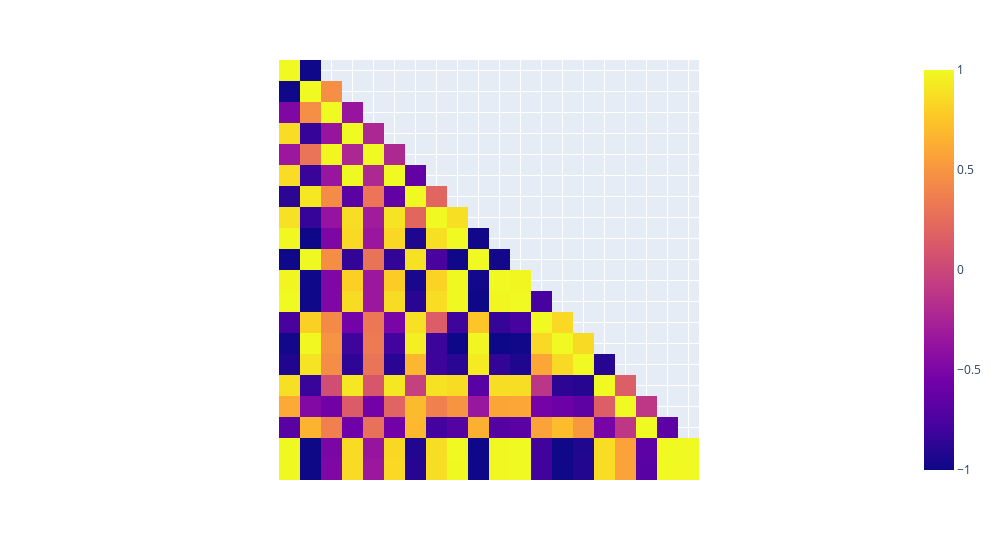

Notebook code cell kept with this figure:
### Code cell
import plotly.express as px

# cria uma matriz de correlação com apenas os valores da metade superior
corr_matrix = bra.corr().where(np.tril(np.ones(bra.corr().shape), k=1).astype(bool))

# cria um heatmap com a matriz de correlação da metade superior
heatmap = px.imshow(corr_matrix)

# define a largura das células
heatmap.update_layout(width=1000)

# remove os nomes das variáveis nos eixos x e y
heatmap.update_xaxes(title='', showticklabels=False)
heatmap.update_yaxes(title='', showticklabels=False)

# mostra o gráfico
heatmap.show()

### Figure 1 — Plotly figure (JSON) as saved in the notebook; plotly's stock layout.template omitted (floating-point values rounded to 4 significant figures; data arrays with more than 128 entries replaced by an {"elided": "..."} marker saying what was removed)
{"data": [{"coloraxis": "coloraxis", "hovertemplate": "x: %{x}<br>y: %{y}<br>color: %{z}<extra></extra>", "name": "0", "type": "heatmap", "x": ["Ano", "Taxa_de_natalidade", "Crescimento_do_pib", "Pib_per_capita", "Crescimento_do_pib_per_capita", "Pib", "Taxa_de_mortalidade", "Despesa_governamental_em_educacao", "Expectativa_de_vida_ao_nascer", "Crescimento_populacao_urbana", "Populacao_urbana_percentual", "Populacao_urbana_total", "Crescimento_populacao_rural", "Populacao_rural_percentual", "Populacao_rural_total", "Despesa_em_pesquisa_e_desenvolvimento", "Gasto_governamental_saude", "Despesa_militar_percentual", "Densidade_populacional", "Populacao_total"], "xaxis": "x", "y": ["Ano", "Taxa_de_natalidade", "Crescimento_do_pib", "Pib_per_capita", "Crescimento_do_pib_per_capita", "Pib", "Taxa_de_mortalidade", "Despesa_governamental_em_educacao", "Expectativa_de_vida_ao_nascer", "Crescimento_populacao_urbana", "Populacao_urbana_percentual", "Populacao_urbana_total", "Crescimento_populacao_rural", "Populacao_rural_percentual", "Populacao_rural_total", "Despesa_em_pesquisa_e_desenvolvimento", "Gasto_governamental_saude", "Despesa_militar_percentual", "Densidade_populacional", "Populacao_total"], "yaxis": "y", "z": {"elided": "20x20 float values"}}], "layout": {"coloraxis": {"colorscale": [[0, "#0d0887"], [0.1111, "#46039f"], [0.2222, "#7201a8"], [0.3333, "#9c179e"], [0.4444, "#bd3786"], [0.5556, "#d8576b"], [0.6667, "#ed7953"], [0.7778, "#fb9f3a"], [0.8889, "#fdca26"], [1, "#f0f921"]]}, "margin": {"t": 60}, "width": 1000, "xaxis": {"anchor": "y", "constrain": "domain", "domain": [0, 1], "scaleanchor": "y", "showticklabels": false, "title": {"text": ""}}, "yaxis": {"anchor": "x", "autorange": "reversed", "constrain": "domain", "domain": [0, 1], "showticklabels": false, "title": {"text": ""}}}}
